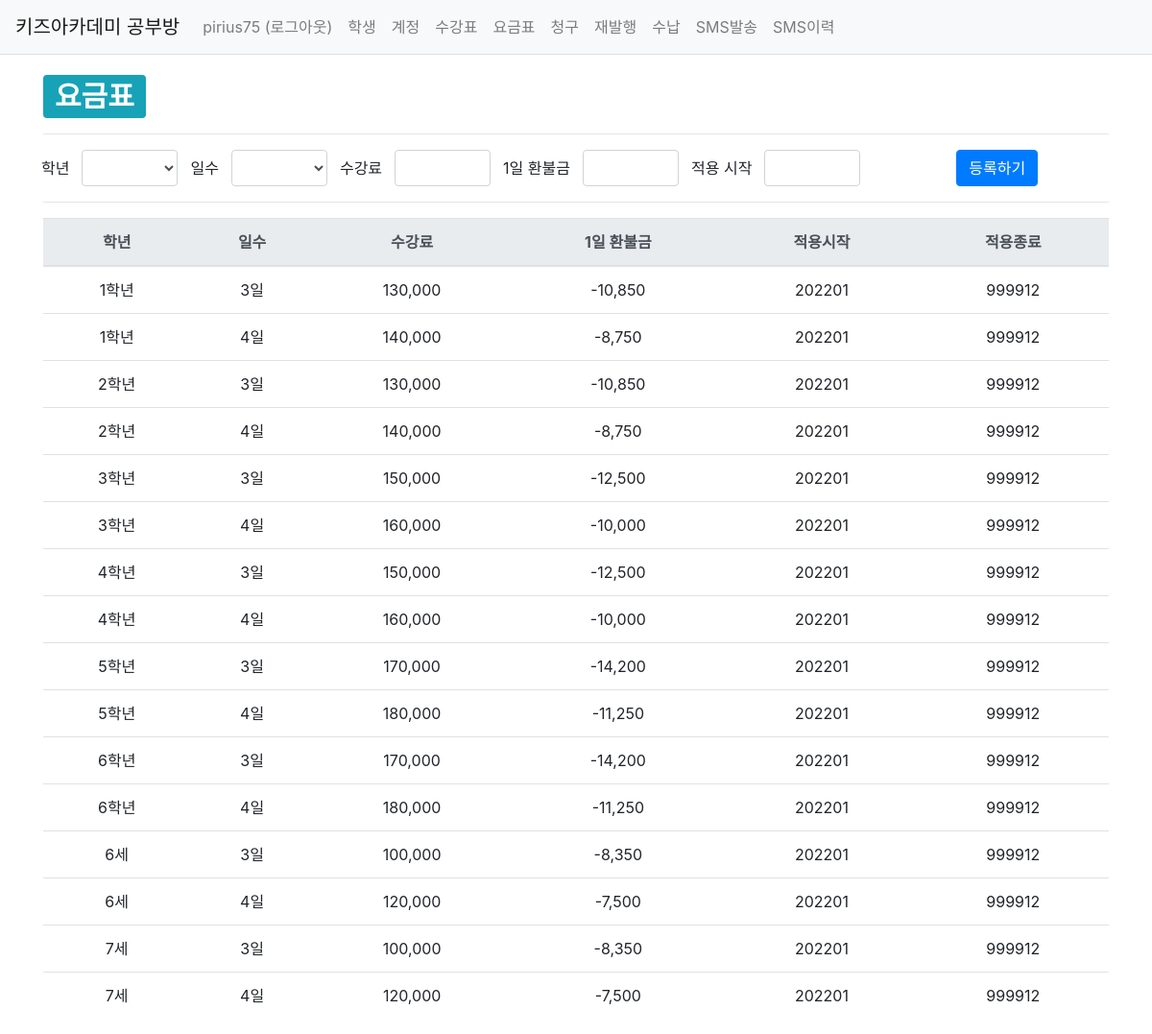
Before: /studyroom/priceplan/ (signed in) with the older database file.
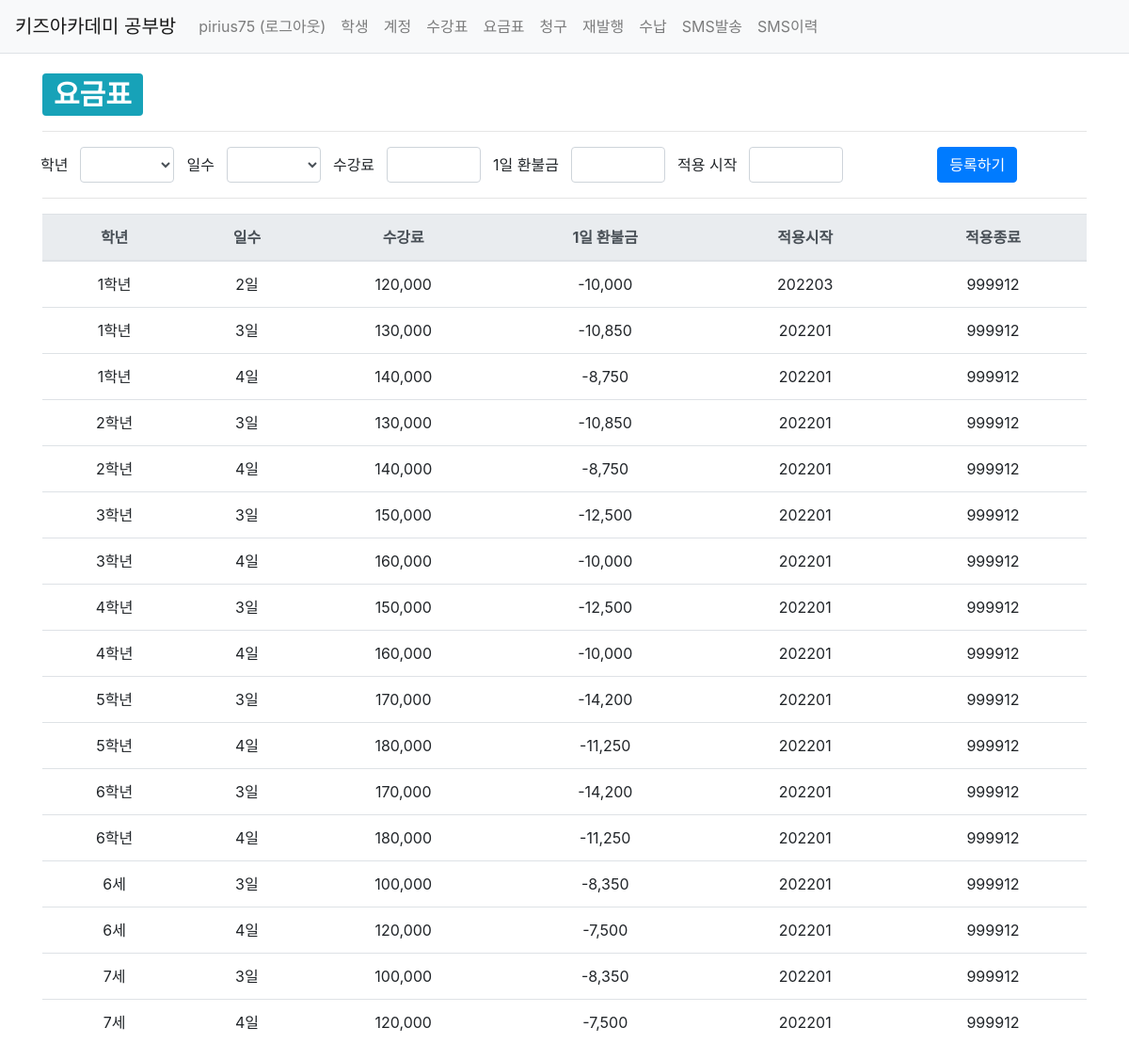
After: the same page with the newer database file.
### studyroom/models.py (models this page shows, shortened)
class PricePlan(models.Model):
    Grade_choices = (
        ('Y6', '6세'),
        ('Y7', '7세'),
        ('E1', '1학년'),
        ('E2', '2학년'),
        ('E3', '3학년'),
        ('E4', '4학년'),
        ('E5', '5학년'),
        ('E6', '6학년'),
    )
    class SugangType(models.TextChoices):
        Day3 = 'D3'
        Day4 = 'D4'
    user = models.ForeignKey(User, on_delete=models.SET_NULL, null=True)
    grade = models.CharField(max_length=2, choices=Grade_choices)
    sugang_type = models.CharField(max_length=2, choices=SugangType.choices)
    price = models.IntegerField()
    refund = models.IntegerField()
    start_mt = models.CharField(max_length=6, default='yyyymm')
    end_mt = models.CharField(max_length=6, default='999912')
    create_date = models.DateTimeField()
    modify_date = models.DateTimeField(null=True, blank=True)

### studyroom/views/base_views.py (the view)
# urls.py: path('priceplan/',
@login_required(login_url='common:login')
def priceplan(request):
    pricepln_list = PricePlan.objects.order_by('grade', 'sugang_type')
    context = {'priceplan_list': pricepln_list}
    return render(request, 'studyroom/priceplan.html', context)

### templates/studyroom/priceplan.html (shortened to what this page needs)
{% extends 'base.html' %}
{% load studyroom_filter %}
{% load humanize %}
{% block content %}
<div class="container my-3">
    <div>
        <h1>
            <span class="badge badge-info">요금표</span>
        </h1>
    </div>
    <hr class="my-3">
    <form id="priceplanForm" method="post" action="{% url 'studyroom:priceplan_create' %}">
    <div class="row">
        <div class="col-xs-2">
            <button class="btn " type="button" >학년</button>
        </div>
        <div class="col-xs-2">
            <select name='grade' class="form-control grade" style="width:100px;">
                <option selected></option>
                <option value="Y6">6세</option>
            </select>
        </div>
        <div class="col-xs-2">
            <button class="btn " type="button" >일수</button>
        </div>
        <div class="col-xs-2">
            <select name='sugang_type' class="form-control sugang_type"  style="width:100px;">
                <option selected></option>
                <option value="d2">2일</option>
            </select>
        </div>
        <div class="col-xs-2">
            <button class="btn " type="button" >수강료</button>
        </div>
        <div class="col-xs-2">
            <input id="price" name="price" type="text" class="form-control price"  style="width:100px;">
        </div>
        <div class="col-xs-2">
            <button class="btn " type="button" >1일 환불금</button>
        </div>
        <div class="col-xs-2">
            <input id="refund" name="refund" type="text" class="form-control refund"  style="width:100px;">
        </div>
        <div class="col-xs-2">
            <button class="btn " type="button" >적용 시작</button>
        </div>
        <div class="col-xs-2">
            <input id="start_mt" name="start_mt" type="text" class="form-control start_mt"  style="width:100px;">
        </div>
        <div class="col-xs-2" style="width:100px"></div>
        <div class="col-xs-2">
            <button type="submit" class="btn btn-primary">등록하기</button>
        </div>
    </div>
    </form>
    <hr class="my-3">
    <table class="table">
        <thead>
        <tr class="text-center thead-light">
            <th>학년</th>
            <th>일수</th>
            <th>수강료</th>
            <th>1일 환불금</th>
            <th>적용시작</th>
            <th>적용종료</th>
        </tr>
        </thead>
        <tbody>
        {% if priceplan_list %}
        {% for priceplan in priceplan_list %}
        <tr class="text-center">
            <td>{{ priceplan.get_grade_display }}</td>
            <td>{{ priceplan.sugang_type|slice:"1:" }}일</td>
            <td>{{ priceplan.price|intcomma }}</td>
            <td>{{ priceplan.refund|intcomma}}</td>
            <td>{{ priceplan.start_mt }}</td>
            <td>{{ priceplan.end_mt }}</td>
        </tr>
        {% endfor %}
        {% else %}
        <tr>
            <td colspan="3">priceplan 발송내역이 없습니다.</td>
        </tr>
        {% endif %}
        </tbody>
    </table>
</div>
{% endblock %}

### templates/base.html (shortened to what this page needs)
{% load static %}
<!doctype html>
<html lang="ko">
<head>
    <link rel="stylesheet" type="text/css" href="{% static 'bootstrap.min.css' %}">
    <link rel="stylesheet" type="text/css" href="{% static 'style.css' %}">
</head>
<body>
{% include "navbar.html" %}
{% block content %}
{% endblock %}
</body>
</html>

### templates/navbar.html (shortened to what this page needs)
<nav class="navbar navbar-expand-lg navbar-light bg-light border-bottom">
    <a class="navbar-brand" href="{% url 'studyroom:index' %}">키즈아카데미 공부방</a>
    <div class="collapse navbar-collapse flex-grow-0" id="navbarNav">
        <ul class="navbar-nav">
            <li class="nav-item ">
                {% if user.is_authenticated %}
                <a class="nav-link" href="{% url 'common:logout' %}">{{ user.username }} (로그아웃)</a>
                {% else %}
                <a class="nav-link" href="{% url 'common:login' %}">로그인</a>
                {% endif %}
            </li>
            <li class="nav-item ">
                <a class="nav-link" href="{% url 'studyroom:index' %}">학생</a>
            </li>
            <li class="nav-item ">
                <a class="nav-link" href="{% url 'studyroom:account_list' %}">계정</a>
            </li>
            <li class="nav-item ">
                <a class="nav-link" href="{% url 'studyroom:sugang_list' %}">수강표</a>
            </li>
            <li class="nav-item ">
                <a class="nav-link" href="{% url 'studyroom:priceplan' %}">요금표</a>
            </li>
            <li class="nav-item ">
                <a class="nav-link" href="{% url 'studyroom:bill_list' %}">청구</a>
            </li>
            <li class="nav-item ">
                <a class="nav-link" href="{% url 'studyroom:bill_save' %}">재발행</a>
            </li>
            <li class="nav-item ">
                <a class="nav-link" href="{% url 'studyroom:pay_list' %}">수납</a>
            </li>
            <li class="nav-item ">
                <a class="nav-link" href="{% url 'studyroom:sms_send' %}">SMS발송</a>
            </li>
            <li class="nav-item ">
                <a class="nav-link" href="{% url 'studyroom:sms_list' %}">SMS이력</a>
            </li>
        </ul>
    </div>
</nav>

Changed rows visible on the page:
added PricePlan: grade "1학년", sugang_type "2", price "120,000", refund "-10,000", start_mt "202203", end_mt "999912"
